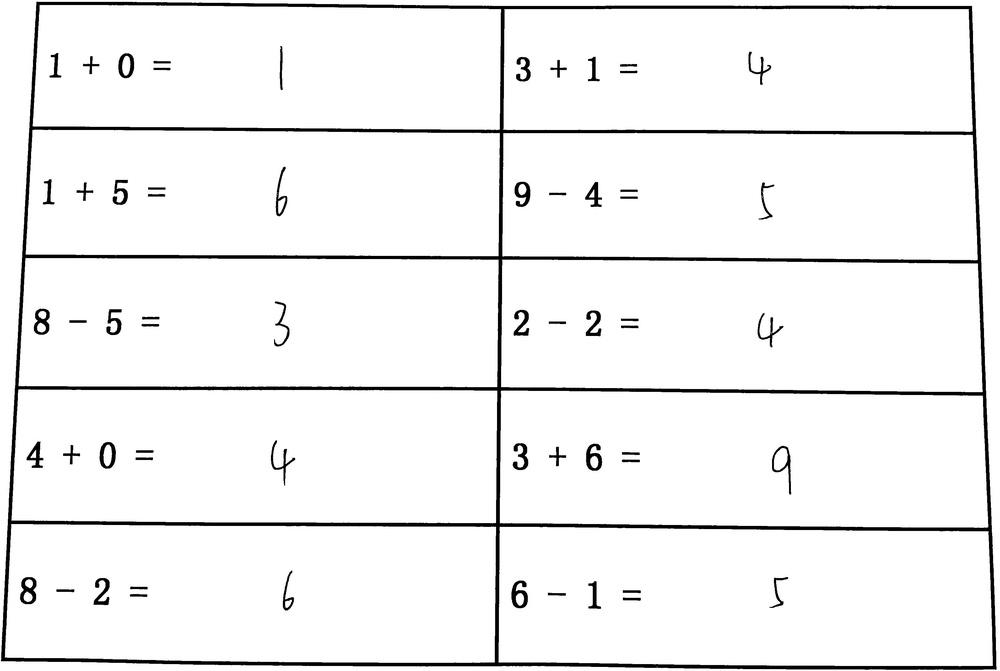
#> input picture myselfOCR2_0/temp/3--Close_GreyProcessing_table.jpg, 1000 x 671 px, shrunk from 3185 x 2137 before the run
$ python ImageIncise.py   (older library calls are emulated)
#> lines starting #> are read from the running program, lines starting #| are printed output that depends on the picture; after the words box and inside, x2 and y2 are one past the last pixel; in counts of white or black regions, pixels touching at a corner belong together
'''
图片切割找子单元的边界
'''

import numpy as np
import cv2
from PIL import Image
import os
import shutil

def Incise(imgSrc, imgDst):
    '''
    :param imgSrc:闭操作及灰度处理后的图像（图4）
    :param imgDst:描边表格的图像
    :return:count:裁剪出来的单元个数
    '''
#> called with imgSrc = './temp/3--Close_GreyProcessing_table.jpg', imgDst = 'temp.jpg'
    if os.path.exists("./image"):
        shutil.rmtree("./image")
        os.mkdir("./image")
    else:
        os.mkdir("./image")
    if os.path.exists("./test_result"):
        shutil.rmtree("./test_result")
        os.mkdir("./test_result")
    else:
        os.mkdir("./test_result")
#如果输入目录已经存在的话，清空目录

    img = cv2.imread(imgSrc)
#> img is the input picture: shape (671, 1000, 3); min 0, max 255, mean 242.4
    img2 = Image.open(imgSrc)
    # 灰度图
    gray = cv2.cvtColor(img, cv2.COLOR_BGR2GRAY)
    # 阈值
    _, threshold = cv2.threshold(gray, 100, 255, cv2.THRESH_BINARY_INV)
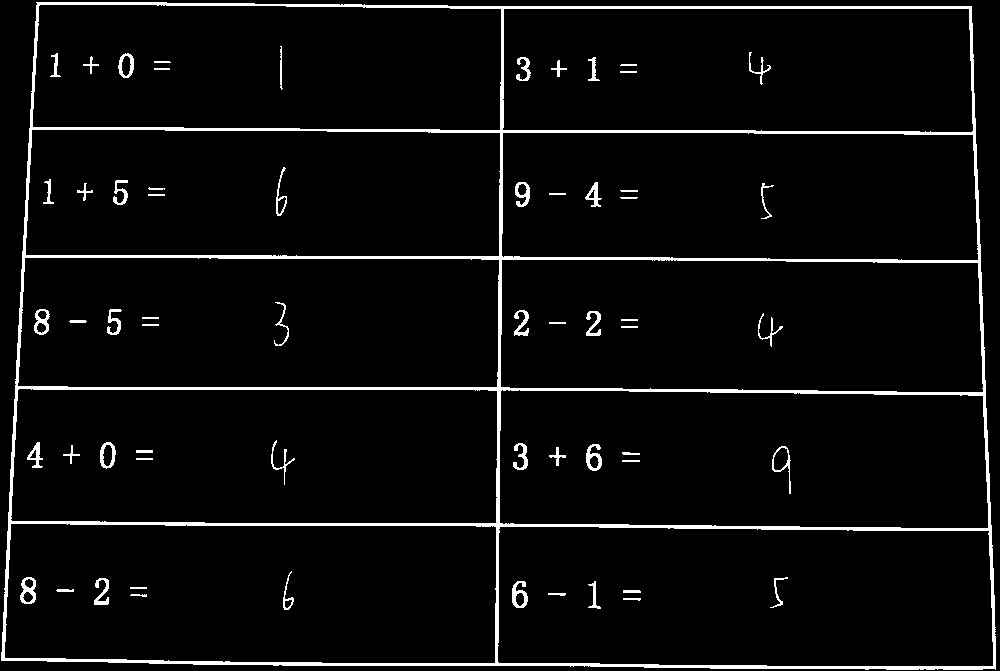
#> threshold: shape (671, 1000); 4.6% white; 61 white regions, largest, box (x1, y1, x2, y2) and area: (1, 2, 996, 670) 24633, (20, 577, 36, 604) 233, (512, 581, 528, 608) 229
    # 膨胀
    kernel = np.ones((3, 3), np.uint8)
    dilated = cv2.dilate(threshold, kernel, iterations=1)
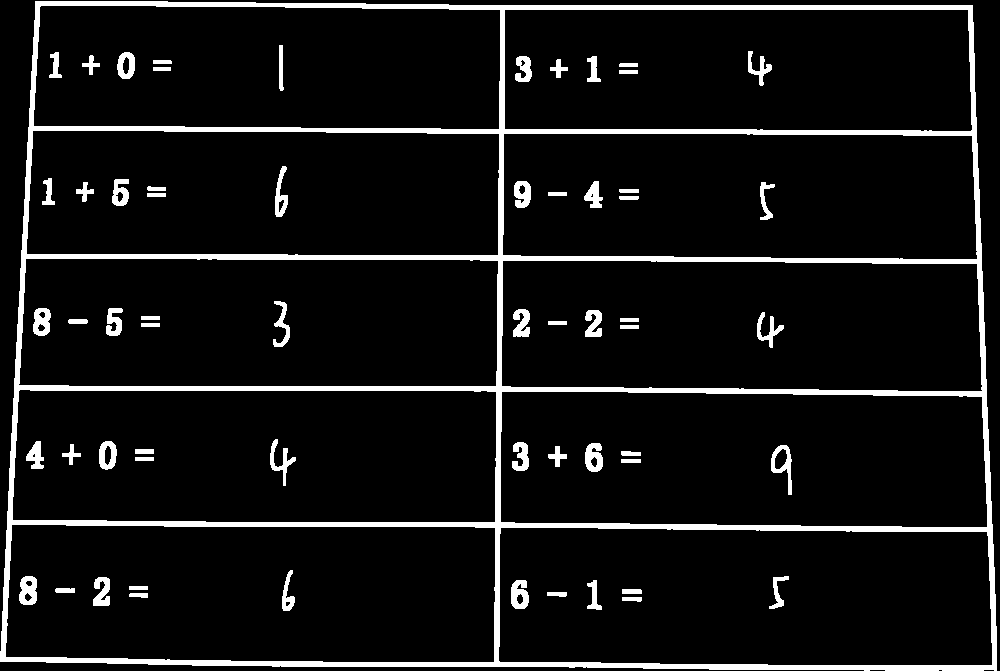
#> dilated: shape (671, 1000); 7.8% white; 61 white regions
    # 轮廓检测
    _, contours, hierarchy = cv2.findContours(dilated, cv2.RETR_TREE, cv2.CHAIN_APPROX_SIMPLE)
#> contours = 87 contours, 3 with area under 20; largest, box (x1, y1, x2, y2) and area: (0, 1, 997, 671) 640759, (498, 527, 993, 666) 66142, (5, 524, 496, 663) 65484, (500, 391, 988, 528) 63830, (12, 389, 497, 523) 63177
    # 找到表格最外层轮廓
    tree = hierarchy[0]
#> tree = 87 rows, first 6: [-1, -1, 1, -1], [9, -1, 2, 0], [3, -1, -1, 1], [4, 2, -1, 1], [5, 3, -1, 1], [6, 4, -1, 1]
    max_size = 0
    outer_contour_index = None
    for i, contour in enumerate(contours):
        size = cv2.contourArea(contour)
        if size > max_size:
            max_size = size
            outer_contour_index = i
#> this loop made 87 passes
#> (size, max_size, outer_contour_index) on pass 1: (640759, 640759, 0)
#> size on passes 2 to 7: 66142.5, 61, 64, 75.5, 165.5, 383
#> after the loop, max_size = 640759; outer_contour_index = 0
    contour = contours[outer_contour_index]
#> contour = contour of 170 points, box (x1, y1, x2, y2) (0, 1, 997, 671), area 640759
    # 估算最小的单元格大小
    x, y, w, h = cv2.boundingRect(contour)
#> x = 0; y = 1; w = 997; h = 670
    cell_size = w * h * 0.0015
#> cell_size = 1002
    # 遍历所有最外层轮廓的子轮廓，过滤掉面积小于cell_size的，然后全部用矩形标注起来
    contour_index = tree[outer_contour_index][2]
#> contour_index = 1
    count = 0

    while 1:

        contour = contours[contour_index]

        if cv2.contourArea(contour) > cell_size:
            x, y, w, h = cv2.boundingRect(contour)
            count += 1
            cv2.rectangle(img, (x, y), (x + w, y + h), (0, 0, 255), 3)
            # 第一个参数：img是原图;第二个参数：（x，y）是矩阵的左上点坐标;第三个参数：（x + w，y + h）是矩阵的右下点坐标
            # 第四个参数：（0, 255, 0）是画线对应的rgb颜色;第五个参数：2是所画的线的宽度
            region = img2.crop((x+3, y+3, x + w - 3, y + h - 3))
            region.save("./test_result/%d.jpg" %count)
            print(count)
        contour_index = tree[contour_index][0]
        if contour_index < 0:
            cv2.imwrite(imgDst, img)
            break
#> this loop made 10 passes
#> (x, y, w, h, contour_index) on passes 1 to 10: (498, 527, 495, 139, 9), (5, 524, 491, 139, 19), (500, 391, 488, 137, 28), (12, 389, 485, 134, 37), (501, 260, 482, 132, 44), (18, 258, 481, 129, 53), (502, 133, 476, 127, 62), (26, 130, 474, 126, 71), (504, 9, 469, 123, 79), (33, 5, 468, 125, -1)
#> pass 1, in Incise, `region = img2.crop((x+3, y+3, x + w - 3, y + h - 3))`:
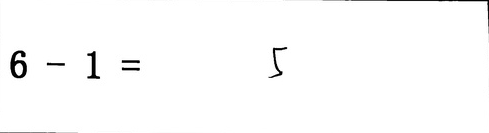
#> region: PIL image 489x133 L; min 0, max 255, mean 251.7
#> pass 2, in Incise, `region = img2.crop((x+3, y+3, x + w - 3, y + h - 3))`:
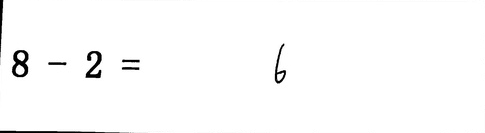
#> region: PIL image 485x133 L; min 0, max 255, mean 251
#> pass 3, in Incise, `region = img2.crop((x+3, y+3, x + w - 3, y + h - 3))`:
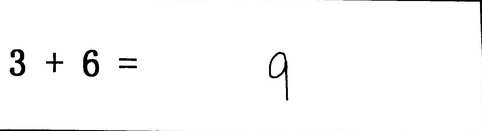
#> region: PIL image 482x131 L; min 0, max 255, mean 250.2
#> after the loop:
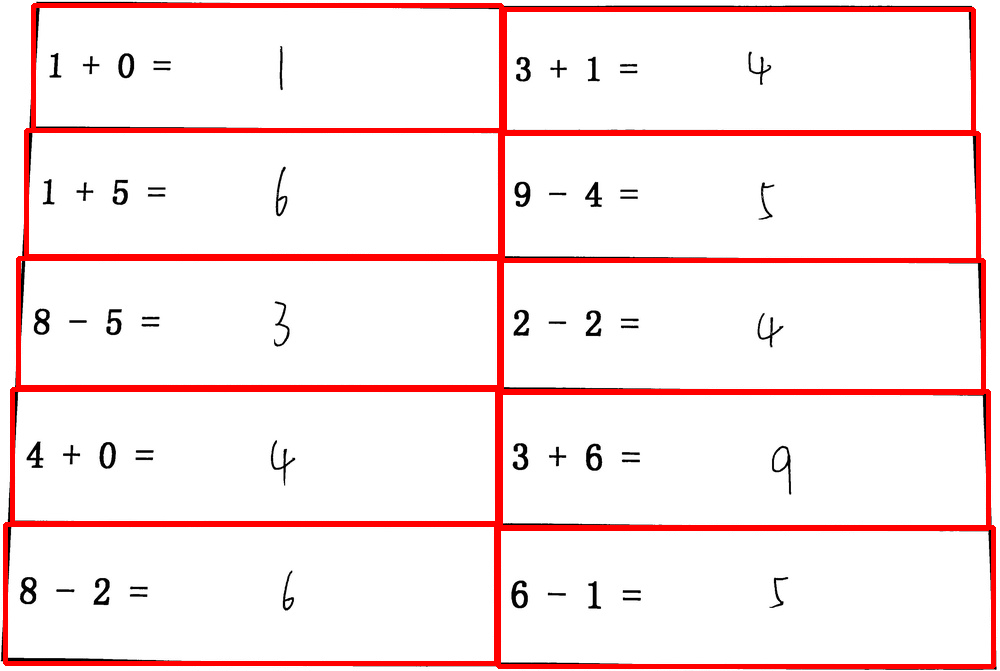
#> img: shape (671, 1000, 3); 6.55% of pixels changed, all inside (x1, y1, x2, y2) = (3, 3, 996, 669)
#> after the loop:
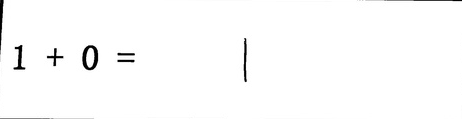
#> region: PIL image 462x119 L; min 0, max 255, mean 251.5
#> after the loop, count = 10
    return count
if __name__=="__main__":

    Incise("./temp/3--Close_GreyProcessing_table.jpg","temp.jpg")
    # Incise("3--Close_table.jpg","temp.jpg")
